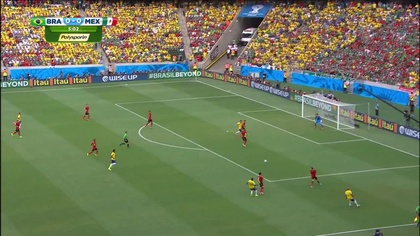
%> input picture matlab/vanishing_point/17.jpg, 420 x 236 px, shrunk from 1280 x 720 before the run
$ octave ut_computeVP.m   (GNU Octave 9; MATLAB toolbox functions it lacks are replaced by stand-ins)
%> lines starting %> are read from the running program, lines starting %| are printed output that depends on the picture
%> further down, im is the input picture: size 236x420x3 uint8; mean R, G, B 110.6, 122.8, 91.1
### matlab/vanishing_point/computeVP.m
function [vp,p,All_lines]=computeVP(rgb_img,DO_DISPLAY)
%> called with DO_DISPLAY = 1

    vp=[];
    p=[];

    [h, w, ~]=size(rgb_img);
    grayIm=rgb2gray(rgb_img);
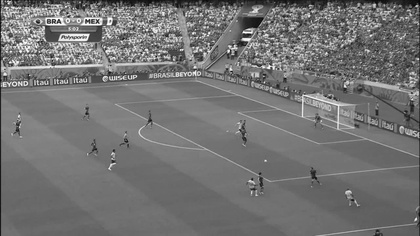
%> grayIm: size 236x420 uint8; min 5, max 255, mean 115.5
    [All_lines] = getLargeConnectedEdges(grayIm,45);

    % checking out the lines close to image boundaries
    inds = find(sum(double(All_lines(:,1:2)>30),2) & sum(double(All_lines(:,1:2)<w-30),2) & ...
        sum(double(All_lines(:,3:4)>30),2) & sum(double(All_lines(:,3:4)<h-30),2));
    All_lines = All_lines(inds,:);
    All_lines=[All_lines sqrt(((All_lines(:,1)-All_lines(:,2)).^2+(All_lines(:,3)-All_lines(:,4)).^2))];
    maxl=max(All_lines(:,7));


    %Computing intersections of all the lines
    lines = All_lines;
    Xpnts = compute_intersection_points(lines);
    inds = find(~isnan(Xpnts(:,1)) & ~isnan(Xpnts(:,2)) & ...
        ~isinf(Xpnts(:,1)) & ~isinf(Xpnts(:,2)));
    Xpnts = Xpnts(inds,:);

    %Computing votes for every point from all lines
    VoteArr = compute_linePt_vote(lines,Xpnts);
    Vote=sum(VoteArr,1);

    %get the first point & remove the lines of this point
    [vv ii]=sort(Vote,'descend');
    vp(1:2)=Xpnts(ii(1),1:2);
    Vote1 = VoteArr(:,ii(1));
    active_lines = find((Vote1*maxl./All_lines(:,7))<0.8);
    inactive_lines = find((Vote1*maxl./All_lines(:,7))>=0.8);
    Vote1 = [Vote1(active_lines);Vote1(inactive_lines)];
    lines = All_lines(active_lines,:);

    %work with the remaining lines
    Xpnts = compute_intersection_points(lines);
    inds = find(~isnan(Xpnts(:,1)) & ~isnan(Xpnts(:,2)) & ...
        ~isinf(Xpnts(:,1)) & ~isinf(Xpnts(:,2)));
    Xpnts = Xpnts(inds,:);
    VoteArr = compute_linePt_vote([lines;All_lines(inactive_lines,:)],Xpnts);
    Vote=sum(VoteArr(1:size(lines,1),:),1);
    [vv ii]=sort(Vote,'descend');
    Vote = vv(:);
    Xpnts=Xpnts(ii,:);
    VoteArr = VoteArr(:,ii);
    %Remove some of the points
    [Xpnts,Vote,VoteArr] = remove_redundant_points(Xpnts,Vote,VoteArr,w,h);

    % Vectorized orthogonality check
    [pts2,pts1]=find(~triu(ones(length(Vote))));
    npts=length(pts1);
    orthochks=[];
    for pt=1:100000:npts
        tempinds = [pt:min(pt+100000-1,npts)];
        temp_orthochks=chckothrogonalityvector(...
            ones(length(tempinds),1)*vp(1:2),...
            Xpnts(pts1(tempinds),:),...
            Xpnts(pts2(tempinds),:),w,h);
        orthochks = [orthochks;temp_orthochks(:)];
    end
    orthos = find(orthochks);
    pts1 = pts1(orthos);
    pts2 = pts2(orthos);
    npts=length(pts1);

    % Total vote computation for these points
    totVote = zeros(npts,1);
    for ln=1:length(Vote1)
    Votes = [Vote1(ln)*ones(npts,1) VoteArr(ln,pts1)' VoteArr(ln,pts2)'];
    Votes = max(Votes,[],2);
    totVote = totVote+Votes;
    end
    totVote = [pts1(:) pts2(:) totVote(:)];
    %     lines = All_lines;

    if size(totVote,1) > 0
    [~, ii]=sort(totVote(:,3),'descend');
    vp(3:4) = Xpnts(totVote(ii(1),1),:);
    vp(5:6) = Xpnts(totVote(ii(1),2),:);


    VoteArrTemp = compute_linePt_vote(All_lines,[vp(1) vp(2);vp(3) vp(4);vp(5) vp(6)]);
    p=[VoteArrTemp.*maxl./repmat(All_lines(:,7),[1 3])];%4th vp is outliers
    ind=find(max(p(:,1:3),[],2)< 0.5);

    p=p./repmat(sum(p,2),[1 3]);

    [~, linemem] = max(p,[],2);
    %Plot three vps
    if DO_DISPLAY
    figure(1000);plot(vp(1),vp(2),'r*');hold on;
    imagesc(rgb_img);hold on;
    plot(vp(1),vp(2),'r*');hold on;
    plot(vp(3),vp(4),'g*');hold on;
    plot(vp(5),vp(6),'b*');hold on;

    grp1=find(linemem==1);
    grp2=find(linemem==2);
    grp3=find(linemem==3);

    plot(All_lines(grp1, [1 2])', All_lines(grp1, [3 4])','r');
    plot(All_lines(grp2, [1 2])', All_lines(grp2, [3 4])','g');
    plot(All_lines(grp3, [1 2])', All_lines(grp3, [3 4])','b');

    axis ij;axis equal;

    end
    end
return

### matlab/vanishing_point/getLargeConnectedEdges.m
function lines = getLargeConnectedEdges(grayIm, minLen)
%> called with minLen = 45
% Uses the method of Video Compass [Kosecka, et al 2002] to get long,
% straight edges.
%
% Input:
%   grayIm: grayscale image to be analyzed
%   minLen: minimum length in pixels for edge (suggested 0.025*diagonal)
% Output:
%   lines: parameters for long, straight lines
%          (nlines, [x1 x2 y1 y2 theta r])
% Copyright(C) Derek Hoiem, Carnegie Mellon University, 2007

[dX, dY] = gradient(conv2(grayIm, fspecial('gaussian', 7, 1.5), 'same'));
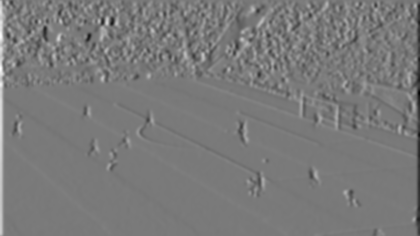
%> dX: size 236x420 double; min -42.63, max 46.43, mean 0; drawn with min black and max white
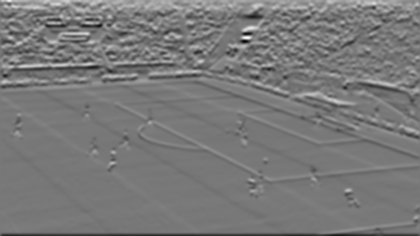
%> dY: size 236x420 double; min -37.55, max 41.63, mean 0.1; drawn with min black and max white

im_canny = edge(grayIm, 'canny');
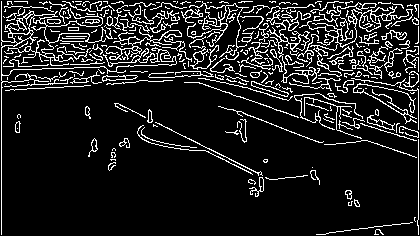
%> im_canny: size 236x420 logical; 12.3% white in thin lines or dots
% remove border edges
im_canny([1 2 end-1 end], :) = 0;
im_canny(:, [1 2 end-1 end]) = 0;
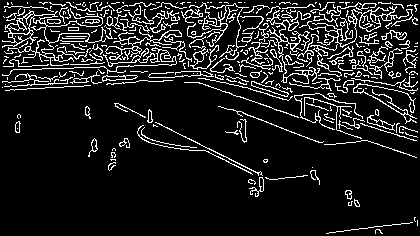
%> im_canny: size 236x420 logical; 11.8% white in thin lines or dots
height = size(im_canny, 1);

ind = find(im_canny > 0);
%> ind = 11675 values from 513 to 98638

num_dir = 8;

dX_ind = dX(ind);
dY_ind = dY(ind);
a_ind = atan(dY_ind ./ (dX_ind+1E-10));

% a_ind ranges from 1 to num_dir with bin centered around pi/2
a_ind = ceil(mod(a_ind/pi*num_dir-0.5, num_dir));
%[g, gn] = grp2idx(a_ind);

% get the indices of edges in each direction
for i = 1:num_dir
    direction(i).ind = ind(find(a_ind==i));
end
%> after the loop, direction = 8 items


% remove edges that are too small and give all edges that have the same
% direction a unique id
% edges(height, width, [angle id])
lines = zeros(2000, 6);

used = zeros(size(im_canny));

line_count = 0;
for k = 1:num_dir

    num_ind = 0;
    for m = (k-1):k+1
        num_ind = num_ind + sum(~used(direction(mod(m-1, num_dir)+1).ind));
    end

    ind = zeros(num_ind, 1);
    dir_im = zeros(size(im_canny));

    count = 0;
    for m = (k-1):k+1
        m2 = mod(m-1, num_dir)+1;
        tind = direction(m2).ind(~used(direction(m2).ind));
        tmpcount = length(tind);
        ind(count+1:count+tmpcount) = tind;
        count = count + tmpcount;
    end
    dir_im(ind) = 1;

    [tmpL, num_edges] = bwlabel(dir_im, 8);

    % get the number of pixels in each edge
    edge_size = zeros(num_edges, 1);
    edges = repmat(struct('ind', zeros(200, 1)), num_edges, 1);
    for i = 1:length(ind)
        id = tmpL(ind(i));
        edge_size(id) = edge_size(id) + 1;
        edges(id).ind(edge_size(id)) = ind(i);
    end
    for i = 1:num_edges
        edges(i).ind = edges(i).ind(1:edge_size(i));
    end

    % get the endpoints of the long edges and an image of the long edges
    for id = 1:num_edges
        if edge_size(id) > minLen

            y = mod(edges(id).ind-1, height)+1;
            x = floor((edges(id).ind-1) / height)+1;

            mean_x = mean(x);
            mean_y = mean(y);
            zmx = (x-mean_x);
            zmy = (y-mean_y);
            D = [sum(zmx.^2) sum(zmx.*zmy); sum(zmx.*zmy) sum(zmy.^2)];
            [v, lambda] = eig(D);
            theta = atan2(v(2, 2) , v(1, 2));
            if lambda(1,1)>0
                conf = lambda(2,2)/lambda(1,1);
            else
                conf = 100000;
            end

            if conf >= 400
                line_count = line_count+1;

                used(edges(id).ind) = 1;

                %disp(num2str([lambda(1,1) lambda(2,2)]))
                r = sqrt((max(x)-min(x))^2 + (max(y)-min(y))^2);
                x1 = mean_x - cos(theta)*r/2;
                x2 = mean_x + cos(theta)*r/2;
                y1 = mean_y - sin(theta)*r/2;
                y2 = mean_y + sin(theta)*r/2;

                r = mean_x*cos(theta)+mean_y*sin(theta);

                lines(line_count, 1:6) = [x1 x2 y1 y2 theta r];

            end
        end
    end

end
%> this loop made 8 passes
%> num_edges on passes 1 to 8: 846, 948, 1020, 960, 982, 985, 864, 802
%> pass 1, in getLargeConnectedEdges, `[tmpL, num_edges] = bwlabel(dir_im, 8);`:
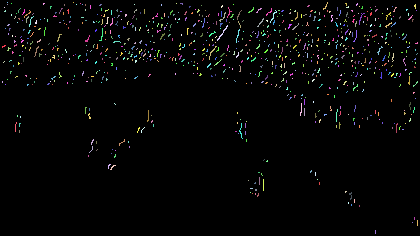
%> tmpL: size 236x420 double; 847 distinct labels, from 0 to 846; one colour per label, 0 black
%> pass 2, in getLargeConnectedEdges, `[tmpL, num_edges] = bwlabel(dir_im, 8);`:
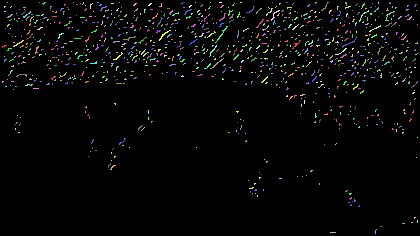
%> tmpL: size 236x420 double; 949 distinct labels, from 0 to 948; one colour per label, 0 black
%> (the rest of the program and of its run is left out)
